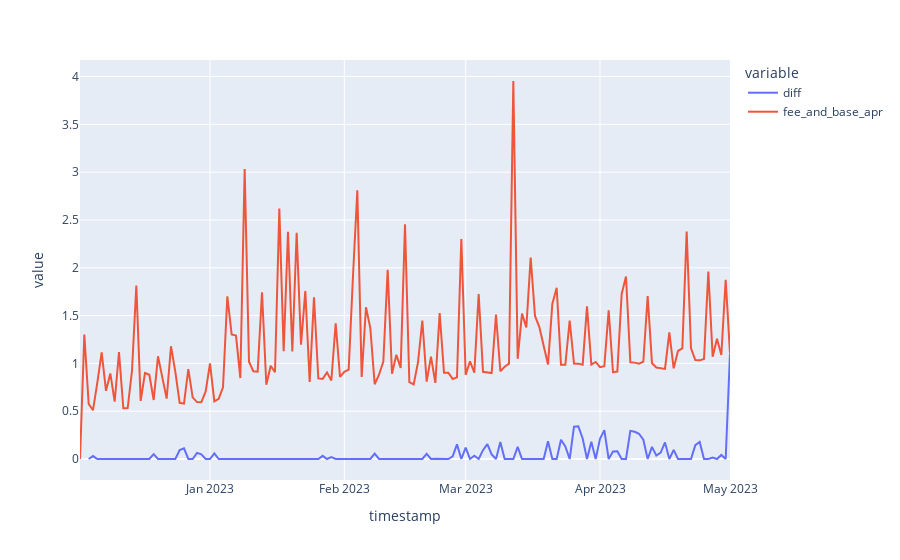

The notebook cell saved with this chart:
### Code cell
px.line(df[['diff', 'fee_and_base_apr']] )

### Figure 1 — Plotly figure (JSON) as saved in the notebook; plotly's stock layout.template omitted (floating-point values rounded to 4 significant figures; data arrays with more than 128 entries replaced by an {"elided": "..."} marker saying what was removed)
{"data": [{"hovertemplate": "variable=diff<br>timestamp=%{x}<br>value=%{y}<extra></extra>", "legendgroup": "diff", "line": {"color": "#636efa", "dash": "solid"}, "marker": {"symbol": "circle"}, "mode": "lines", "name": "diff", "orientation": "v", "showlegend": true, "type": "scatter", "x": {"elided": "151 str values"}, "xaxis": "x", "y": {"elided": "151 float values"}, "yaxis": "y"}, {"hovertemplate": "variable=fee_and_base_apr<br>timestamp=%{x}<br>value=%{y}<extra></extra>", "legendgroup": "fee_and_base_apr", "line": {"color": "#EF553B", "dash": "solid"}, "marker": {"symbol": "circle"}, "mode": "lines", "name": "fee_and_base_apr", "orientation": "v", "showlegend": true, "type": "scatter", "x": {"elided": "151 str values"}, "xaxis": "x", "y": {"elided": "151 float values"}, "yaxis": "y"}], "layout": {"legend": {"title": {"text": "variable"}, "tracegroupgap": 0}, "margin": {"t": 60}, "xaxis": {"anchor": "y", "domain": [0, 1], "title": {"text": "timestamp"}}, "yaxis": {"anchor": "x", "domain": [0, 1], "title": {"text": "value"}}}}
